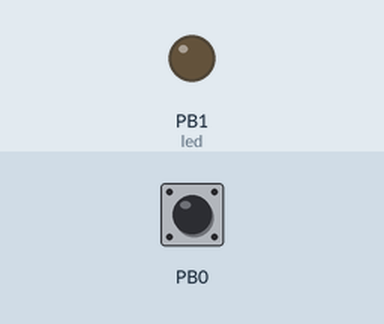
This program was run on a simulated ATmega328P, built with avr-gcc and emulated at 1 MHz. Shown: output pins drawn as LEDs (lit = HIGH). The test bench sets the inputs (shaded band); at power-on: PB0 HIGH.

Above: at 1.2 s.
1.3 s: PB0 pulled LOW for 0.15 s
At 2.0 s:
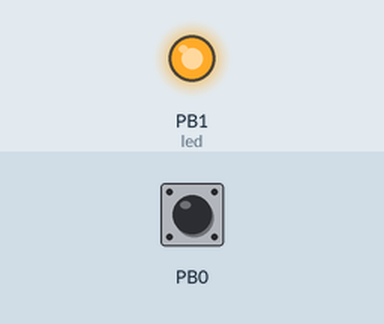
2.9 s: PB0 pulled LOW for 1 s
At 3.2 s:
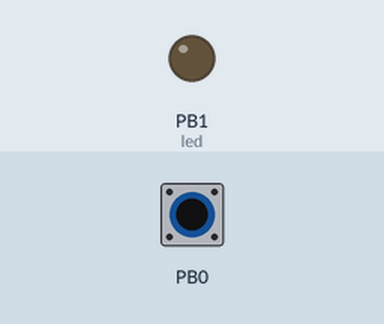
5.4 s: PB0 pulled LOW for 3.2 s
At 6.3 s:
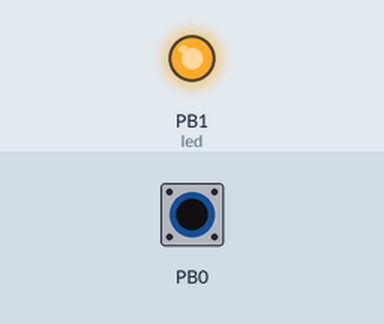
Timing chart, 0 to 8.4 s (numbered marks = the images above; inputs shaded):
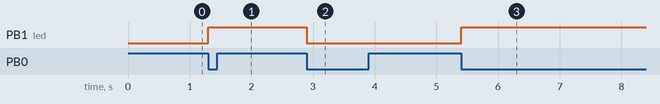

Measured:
- after the input at 1.3 s, PB1 (led): LOW → HIGH at once
- after the input at 2.9 s, PB1 (led): HIGH → LOW at once
- after the input at 5.4 s, PB1 (led): LOW → HIGH at once

The program:

main.c
```c
#include <avr/io.h>  //Een include voor alle info over de Microcontroller
#include <util/delay.h> //Een include waarmee we vertragingen in het programma kunnen veroorzaken

int main(void)
{
	DDRB |= 1 << PINB1;   //Output voor de led
	DDRB &= ~(1 << PINB0);
	PORTB |= 1 << PINB0;  //Input voor de pushbutton
	int Pressed = 0;

	while (1)
	{
		if (bit_is_clear(PINB, 0)) //Kijken of er op de knop is gedrukt
		{
			//Kijk eerst of de knop losgelaten is
			if (Pressed == 0)
			{
				PORTB ^= 1 << PINB1; //Zet de led op PB1 aan
				Pressed = 1;
			}
		}
		else
		{
			//Als er niet op de knop gedrukt wordt, blijft deze int op 0
			Pressed = 0;
		}
		_delay_ms(1); // dendergedrag uitsluiten
	}
}
```
